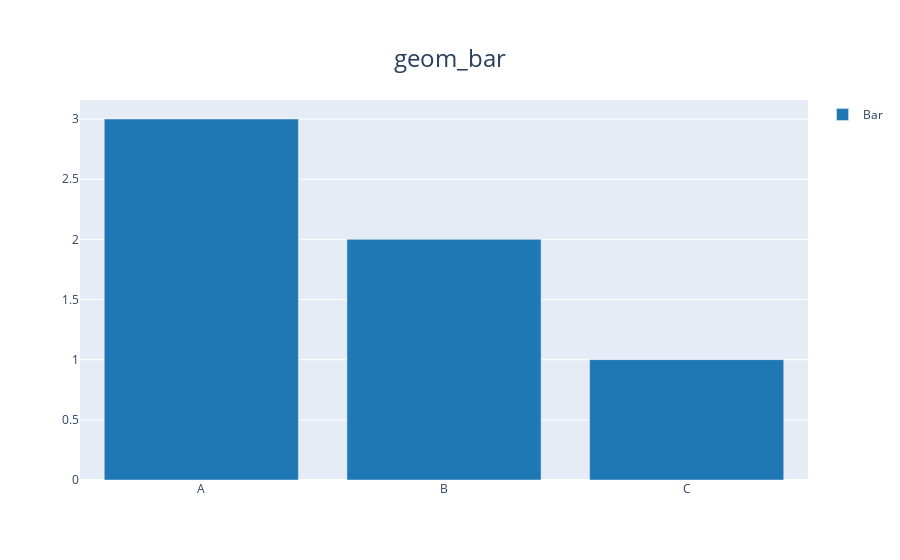

The code cell stored with this chart in its notebook:
### Code cell
# geom_bar - Bar chart with counts
df = pd.DataFrame({'category': ['A', 'B', 'C', 'A', 'B', 'A']})
ggplot(df, aes(x='category')) + geom_bar() + ggtitle('geom_bar')

### Figure 1 — Plotly figure (JSON) as saved in the notebook; plotly's stock layout.template omitted (floating-point values rounded to 4 significant figures)
{"data": [{"marker": {"color": "#1f77b4"}, "name": "Bar", "opacity": 1, "orientation": "v", "showlegend": true, "type": "bar", "x": ["A", "B", "C"], "xaxis": "x", "y": [3, 2, 1], "yaxis": "y"}], "layout": {"barmode": "relative", "legend": {"x": 1.02, "xanchor": "left", "y": 1, "yanchor": "top"}, "showlegend": true, "title": {"font": {"size": 24}, "text": "geom_bar", "x": 0.5, "xanchor": "center", "yanchor": "top"}, "xaxis": {"anchor": "y", "domain": [0, 1]}, "yaxis": {"anchor": "x", "domain": [0, 1], "rangemode": "tozero"}}}
